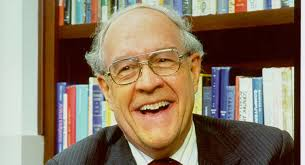
#> input picture Comp 116/inclass copy/My notes/fpb.jpg, 305 x 165 px
$ jupyter execute --allow-errors 'Condensed notes part 2.ipynb'   (shell and % lines are left out)
#> lines starting #> are read from the running program, lines starting #| are printed output that depends on the picture; after the words box and inside, x2 and y2 are one past the last pixel; in counts of white or black regions, pixels touching at a corner belong together
[cell 1]
import numpy as np
import pylab

## Image manipulation

[cell 2]
import urllib
urllib.request.urlretrieve('https://cs.unc.edu/Courses/comp116-f17/media/fpb.jpg', filename='fpb.jpg')

[cell 3]
fpb = pylab.imread('fpb.jpg')
#> fpb is the input picture: shape (165, 305, 3); mean R, G, B 137.9, 120.7, 100.1
print(fpb.shape)
#| (165, 305, 3)

[cell 4]
def show(im):
    pylab.imshow(im, cmap=pylab.gray(), interpolation='none')

show(fpb)

[cell 5]
#manipulate color
show(fpb[:,:,1])
g=fpb[:,:,1]
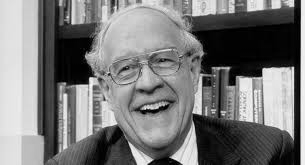
#> g: shape (165, 305); min 0, max 254, mean 120.7

[cell 6]
#reduced clarity
show(g[::8,::8])
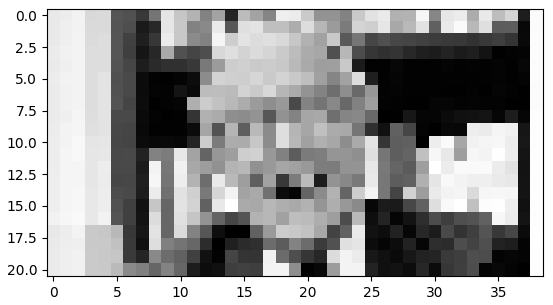
#> figure drawn by matplotlib, 1 panel

[cell 7]
gs= g/np.max(g)
show(gs)

[cell 8]
#shadows
gb=gs>0.55
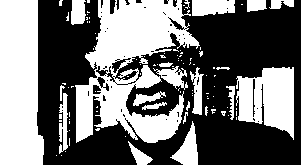
#> gb: shape (165, 305) bool; 46.2% white; 101 white regions (78 under 20 px), largest, box (x1, y1, x2, y2) and area: (75, 0, 200, 143) 9107, (0, 0, 44, 165) 6420, (236, 67, 294, 140) 2928
show(gb)

## Fake up some Data

[cell 9]
np.random.seed(0)

# we'll start with 2D points

coords = np.random.normal(0.0, 10, (100, 2))

# plot them to take a peek
pylab.plot(coords[:,0], coords[:,1], '.')
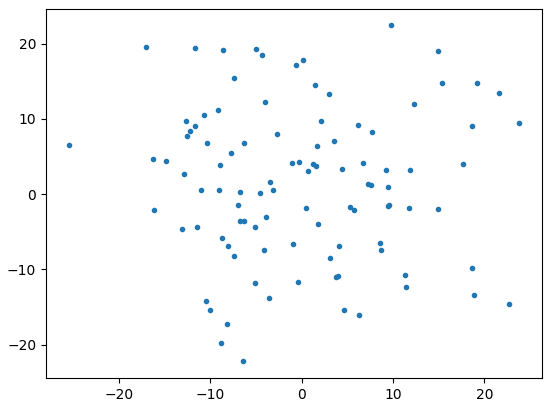
#> figure drawn by matplotlib, 1 panel

## count the pairs that have on point on the left half-plane and the other point on the right half-plane and the distance between the points is >=1 and <+5

[cell 10]
pairs=[]
# visit every point
for i in range(len(coords)):
    # get points in the left half-plane
    if coords[i, 0] < 0:
        #visit every point
        for j in range(len(coords)):
            if coords[j,0]>0:
                #here I have a point in the left and a point on the right
                d= np.sqrt(np.sum((coords[i]-coords[j])**2))
                if d>= 1 and d<=5:
                    pairs.append((i,j))

print(pairs)

## Date time

[cell 11]
import datetime
start= datetime.date(2000,1,1)
end= datetime.date(2100,1,1)
diff= end-start
print(diff)

[cell 12]
d=start
f13=[]
years= 100
end= datetime.date(start.year+years,1,1)
days=(end-start).days
for i in range(days):
    if d.day==13 and d.weekday()==4 and d.month==10:
        f13.append(d)
    d=d+datetime.timedelta(1)

print(f13)

[cell 13]
## finding all the friday the thirteenths in october
def listfridaythe13th(start, years):
#> called with years = 100
    d=start
    f13=[]
    years= 100
    end= datetime.date(start.year+years,1,1)
    days=(end-start).days
    onday=datetime.timedelta(1)
    for i in range(days):
        if d.day==13 and d.weekday()==4 and d.month==10:
            f13.append(d)
        d=d+onday
    return f13
listfridaythe13th(datetime.date(2000, 1, 1), 100)

[cell 14]
np.random.seed(0)
t= np.random.randint(30,100,20)
t

[cell 15]
# run
def runlength(P):
    result = []
    N = 0
    for v in (P):
        if v:
            N = N + 1
        else:
            N = 0
        result.append(N)
    return result
runlength(t>50)

[cell 16]
def maxrunlength(P):
    result = 0
    N = 0
    for i in range(len(P)):
        if P[i]:
            N = N + 1
        else:
            N = 0
        if N>result:
            result=N
    return result
maxrunlength(t>50) #longest run

[cell 17]
def argmaxrunlength(P):
    result = 0
    N = 0
    maxi=0
    for i in range(len(P)):
        if P[i]:
            N = N + 1
        else:
            N = 0
        if N>result:
            result=N
            maxi=i
    return result, maxi
argmaxrunlength(t>50)# longest run and index

[cell 18]
np.random.seed(0)
A = np.random.randint(0, 100, (4, 5))
A

[cell 19]
#lowercase letters
s='HannaH'
s.lower()

[cell 20]
#replace
'abcdef'.replace('cd','dc')

[cell 21]
'a man'.replace(' ','')

[cell 22]
np.array('abcd')
a=np.array(list('abcd'))
a != 'b'

[cell 23]
a[a != 'b']

[cell 24]
#join
''.join(a[a!='b'])

[cell 25]
#split
'hello,word'.split(',')

[cell 26]
dates = np.array([[2017, 10, 1], [2017, 10, 2], [2017, 10, 13], [2017, 10, 27.0]])
dates

[cell 27]
from datetime import date
dow=[]
for i in range(len(dates)):
    d=date(int(dates[i,0]),int(dates[i,1]),int(dates[i,2]))
    dow.append(d.weekday())
dow=np.array(dow)
dow
